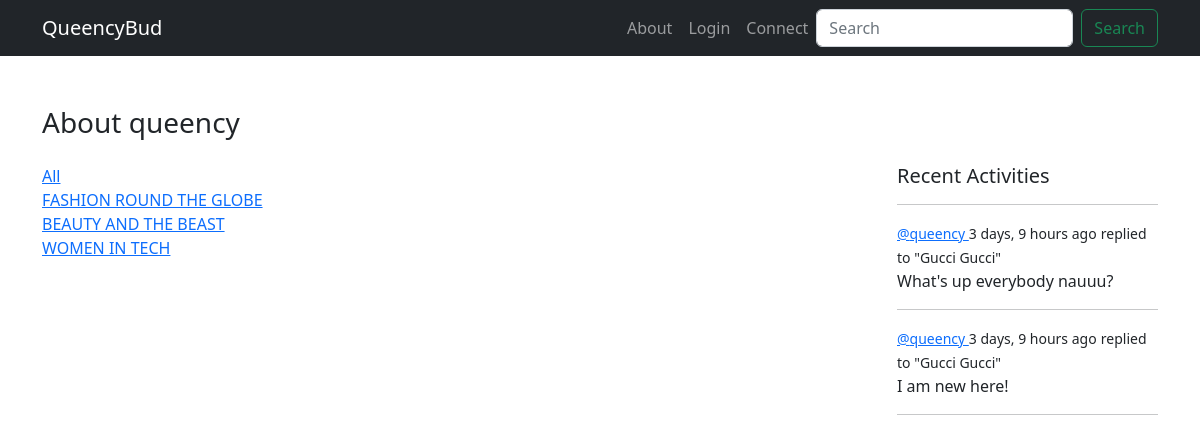
The page /profile/4/ on the database its author committed.
### base/models.py (models this page shows, shortened)
class Topic(models.Model):
    name = models.CharField(max_length=200)

class Message(models.Model):
    user = models.ForeignKey(User, on_delete=models.CASCADE)
    room = models.ForeignKey(Room, on_delete=models.CASCADE)
    body = models.TextField()
    created = models.DateTimeField(auto_now_add=True)
    updated = models.DateTimeField(auto_now=True)
    class Meta:
        ordering = ['-updated', '-created']
    def __str__(self):
        return self.body[:50]

class Room(models.Model):
    host = models.ForeignKey(User, on_delete=models.SET_NULL, null=True)
    topic = models.ForeignKey(Topic, on_delete=models.SET_NULL, null=True)
    name = models.CharField(max_length=200)
    description = models.TextField(blank=True, null=True)
    participants = models.ManyToManyField(User, related_name='participants', blank=True)
    created = models.DateTimeField(auto_now_add=True)
    updated = models.DateTimeField(auto_now=True)
    class Meta:
        ordering = ['-updated', '-created']
    def __str__(self):
        return self.name

### base/views.py (the view)
# urls.py: path('profile/<str:pk>/', views.user_profile, name='user-profile'),
def user_profile(request, pk):
    user = User.objects.get(id=pk)
    room_message = user.message_set.all()
    rooms = user.room_set.all()
    topics = Topic.objects.all()
    context = {'user':user, 'rooms':rooms, 'room_message':room_message, 'topics':topics}
    return render(request, 'base/profile.html', context)

### base/templates/base/profile.html (shortened to what this page needs)
{% extends 'main.html' %}
{% block content %}
    <div class="container profile-container">
        <h3 class="pb-3">About {{user.username}}</h3>
        <div class="row">
            <div class="col-3">
                {% include 'base/topics_component.html' %}
            </div>
            <div class="col-6">
            </div>
            <div class="col-3">
                {% include 'base/activity_component.html' %}
            </div>
        </div>
    </div>
{% endblock %}

### base/templates/base/topics_component.html
<div>
    <a href="{% url 'home' %}">All</a>
</div>
{% for topic in topics %}
<div>
    <a href="{% url 'home' %}?q={{topic.name}}">{{topic.name}}</a>
</div>
{% endfor %}

### base/templates/base/activity_component.html (shortened to what this page needs)
<h5>Recent Activities</h5>
            <hr>
            {% for message in room_message %}
            <div>
                <small><a href="{% url 'user-profile' message.user.id %}">@{{message.user}} </a>   {{message.created|timesince}} ago</small>
                <small>replied to "{{message.room}}"</small>
                <p>{{message}}</p>
                <hr>
            </div>
            {% endfor %}

### base/templates/base/profile.html (style rules this page uses)
.profile-container { margin-top: 50px; }

### rows shown on the page
Topic: name "FASHION ROUND THE GLOBE"
Topic: name "BEAUTY AND THE BEAST"
Topic: name "WOMEN IN TECH"
Message: user "queency", created "3 days, 9 hours", room "Gucci Gucci", body "What's up everybody nauuu?"
Message: user "queency", created "3 days, 9 hours", room "Gucci Gucci", body "I am new here!"

### other values the page prints
{{ user.username }} "queency"
